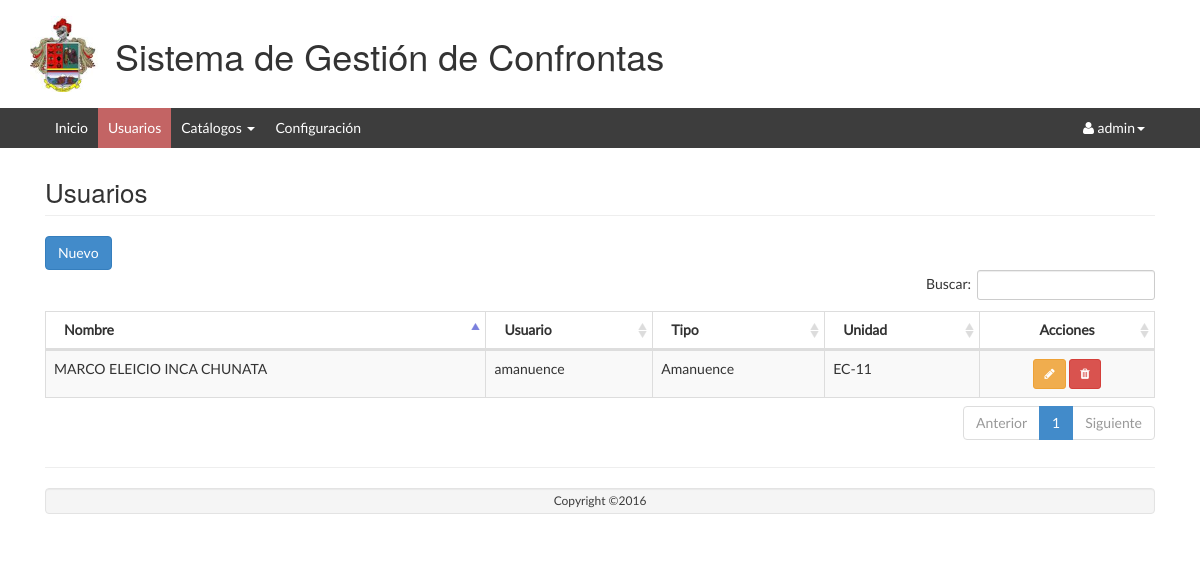
The page /Usuario/listar/ (signed in) on the database as committed earlier.
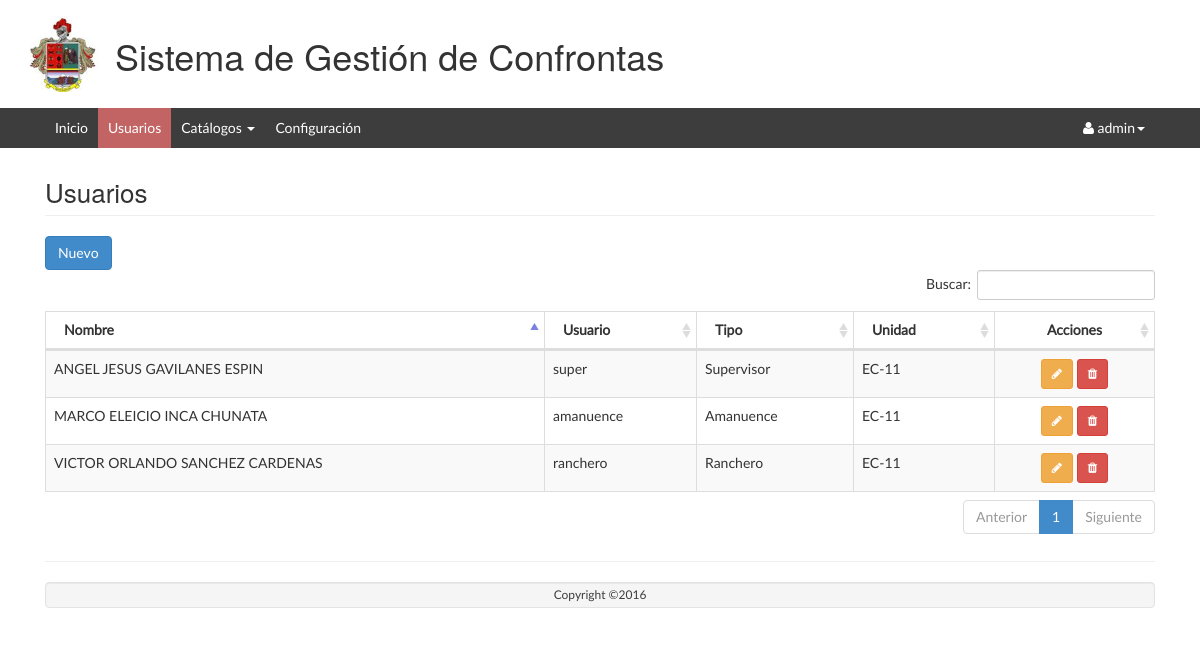
The same page on the database as committed later.
### tables this page shows
CREATE TABLE `usuario` (
  `id` int(11) NOT NULL AUTO_INCREMENT,
  `persona_id` int(11) NOT NULL,
  `tipo_usuario_id` int(11) NOT NULL,
  `usuario` varchar(64) NOT NULL,
  `password` varchar(128) NOT NULL,
  `activo` tinyint(4) NOT NULL DEFAULT '1',
  `unidad_id` int(11) DEFAULT '0',
  PRIMARY KEY (`id`),
  KEY `fk_usuario_tipo_usuario_idx` (`tipo_usuario_id`),
  KEY `fk_usuario_persona1_idx` (`persona_id`),
  CONSTRAINT `fk_usuario_persona1` FOREIGN KEY (`persona_id`) REFERENCES `persona` (`id`) ON DELETE NO ACTION ON UPDATE NO ACTION,
  CONSTRAINT `fk_usuario_tipo_usuario` FOREIGN KEY (`tipo_usuario_id`) REFERENCES `tipo_usuario` (`id`) ON DELETE NO ACTION ON UPDATE NO ACTION
);

CREATE TABLE `persona` (
  `id` int(11) NOT NULL AUTO_INCREMENT,
  `unidad_id` int(11) NOT NULL,
  `grado_persona_id` int(11) NOT NULL,
  `identificacion` varchar(10) NOT NULL,
  `nombres` varchar(128) NOT NULL,
  `apellidos` varchar(128) NOT NULL,
  `arma` varchar(45) DEFAULT NULL,
  `telefono` varchar(10) DEFAULT NULL,
  `celular` varchar(10) DEFAULT NULL,
  `tarjeta` tinyint(4) NOT NULL DEFAULT '0',
  `usuario_id` int(11) DEFAULT '0',
  `activo` int(11) NOT NULL DEFAULT '1',
  PRIMARY KEY (`id`),
  KEY `fk_persona_unidad1_idx` (`unidad_id`),
  KEY `fk_persona_grado_persona1_idx` (`grado_persona_id`),
  CONSTRAINT `fk_persona_grado_persona1` FOREIGN KEY (`grado_persona_id`) REFERENCES `grado_persona` (`id`) ON DELETE NO ACTION ON UPDATE NO ACTION,
  CONSTRAINT `fk_persona_unidad1` FOREIGN KEY (`unidad_id`) REFERENCES `unidad` (`id`) ON DELETE NO ACTION ON UPDATE NO ACTION
);

CREATE TABLE `tipo_usuario` (
  `id` int(11) NOT NULL AUTO_INCREMENT,
  `nombre` varchar(128) NOT NULL,
  `descripcion` varchar(256) NOT NULL,
  `activo` tinyint(4) NOT NULL DEFAULT '1',
  `clave` varchar(45) DEFAULT NULL,
  PRIMARY KEY (`id`)
);

CREATE TABLE `unidad` (
  `id` int(11) NOT NULL AUTO_INCREMENT,
  `nombre` varchar(128) NOT NULL,
  `descripcion` varchar(256) NOT NULL,
  `abreviatura` varchar(64) NOT NULL,
  `num_conscriptos` int(11) DEFAULT '0',
  `activo` tinyint(4) NOT NULL DEFAULT '1',
  `hora_inicio` time NOT NULL,
  `hora_fin` time NOT NULL,
  PRIMARY KEY (`id`)
);

### app/controllers/UsuarioController.php (called while the page is built, shortened)
<?php
require_once (PATH_MODELS . "/UsuarioModel.php");
class UsuarioController {
	public function listar() {
		$model = new UsuarioModel();
		$datos = $model->getlistadoUsuario($_SESSION['SESSION_USER']->id);
		require_once PATH_VIEWS."/Usuario/view.list.php";
	}
}

### index.php (called while the page is built, shortened)
<?php
if(isset($_GET['action'])){
	$redirect = ($_GET['action']!='')?$_GET['action']:"listar";
}
$controller = new $controllerName();
$controller->$redirect();
?>

### public/views/Usuario/index.php (called while the page is built, shortened)
<?php
require_once("../../../index.php");
?>

### app/models/UsuarioModel.php (called while the page is built, shortened)
<?php
require_once(PATH_MODELS."/BaseModel.php");
class UsuarioModel {
	public function getlistadoUsuario($usuario){
		$model = new BaseModel();
		$sql = "select u.*, n.abreviatura as unidad, t.nombre, p.nombres, p.apellidos from usuario as u
				inner join tipo_usuario as t on t.id = u.tipo_usuario_id
				inner join persona as p on p.id = u.persona_id
				left join unidad as n on n.id = u.unidad_id
				where u.activo = 1 and u.id <> ?";
		return $model->execSql($sql, array($usuario),true);
	}
}

### app/models/BaseModel.php (called while the page is built, shortened)
<?php
class BaseModel
{
	private $pdo;
	private function openConexion(){
		try{
			$this->pdo = new PDO('mysql:host='.HOSTNAME_DATABASE.';dbname='.DATABASE.';charset=utf8', USERNAME, PASSWORD);
			$this->pdo->setAttribute(PDO::ATTR_ERRMODE, PDO::ERRMODE_EXCEPTION);
		}
		catch(Exception $e){
			die($e->getMessage());
		}
	}
	private function closeConexion(){
		$this->pdo =  null;
	}
	public function execSql($sql,$parameters, $list = false, $obtainId = false){
		try	{
			$stm = $this->pdo->prepare($sql);
			$stm->execute($parameters);
			if($obtainId){
				$result = $this->pdo->lastInsertId();
			} else {
				if($list){
					$result = $stm->fetchAll(PDO::FETCH_OBJ);
				} else {
					$result = $stm->fetch(PDO::FETCH_OBJ);
				}
			}
		}catch(Exception $e){
			die($e->getMessage());
		}
		return $result;
	}
}

### public/views/Usuario/view.list.php (the view, shortened to what this page needs)
<?php include_once PATH_TEMPLATE.'/header.php';?>
<div class="row">
	<div class="col-lg-12">
    	<h1 class="page-header">Usuarios</h1>
   	</div>
</div>
<div class="row">
	<div class="col-lg-12">
		<button class="btn btn-primary" id="modalOpen">
			<i class="glyphicon glyphicon-plus"></i> Nuevo
		</button>
	</div>
	<table class="table table-striped table-bordered table-hover" id="dataTables-example">
    <thead>
	    <tr>
	    	<th>Nombre</th>
	    	<th>Usuario</th>
		    <th>Tipo</th>
		    <th>Unidad</th>
		    <th style="text-align: center;">Acciones</th>
	    </tr>
    </thead>
    <tbody>
    	<?php foreach ($datos as $item) {
    		echo "<tr><td>".$item->nombres." ".$item->apellidos."</td>";
    		echo "<td>".$item->usuario."</td>";
    		echo "<td>".$item->nombre."</td>";
    		echo "<td>".$item->unidad." </td>";
    		echo "<td align='center'><a href='javascript: loadModal(".$item->id.")' class='btn btn-warning btn-sm' title='Editar' ><i class='fa fa-pencil'></i></a>
					  <a href='javascript:if(confirm(\"Está seguro que desea eliminar el elemento seleccionado?\")){redirect(".$item->id.");}' class='btn btn-danger btn-sm' title='Eliminar'><i class='fa fa-trash'></i></a></td>";
    	}?>
    </tbody>
    </table>
</div>
<?php include_once PATH_TEMPLATE.'/footer.php';?>
<link href="<?php echo PATH_CSS; ?>/dataTables.bootstrap.css" rel="stylesheet">
<link href="<?php echo PATH_CSS; ?>/bootstrapValidator.min.css" rel="stylesheet">
</body>
</html>

### public/template/header.php (shortened to what this page needs)
<!DOCTYPE html>
<html>
<head>
    <link href="<?php echo PATH_CSS; ?>/bootstrap.min.css" rel="stylesheet" type="text/css" />
    <link href="<?php echo PATH_CSS; ?>/jquery-ui.min.css" rel="stylesheet" type="text/css" />
    <link href="<?php echo PATH_CSS; ?>/google-fonts.css" rel="stylesheet" type="text/css" />
    <link href="<?php echo PATH_CSS; ?>/font-awesome.min.css" rel="stylesheet" type="text/css" />
    <link href="<?php echo PATH_CSS; ?>/style.css" rel="stylesheet" type="text/css" />
      </head>
      <body class="skin-black">
         <div class="navbar navbar-inverse set-radius-zero">
        <div class="container">
            <div class="navbar-header" style="width: 100%">
                <a class="navbar-brand" href="index.html">
                    <img src="<?php echo PATH_IMAGES.'/ejercito.jpg'?>" width="70px"/>
                </a>
                <h1 style="padding-top: 15px;">Sistema de Gestión de Confrontas</h1>
            </div>
        </div>
    </div>
    <section class="menu-section">
        <div class="container">
            <div class="row">
               <?php $url = $_SERVER["REQUEST_URI"];?>
                    <div class="navbar-collapse collapse ">
                        <ul id="menu-top" class="nav navbar-nav">
                            <li class="<?php echo (strpos($url, '/Seguridad/inicio/'))?'menu-top-active':'';?>"><a href="../../Seguridad/inicio/">Inicio</a></li>
                            <?php if($_SESSION['SESSION_USER']->tipo==1):?>
                            	<li class="<?php echo (strpos($url, '/Usuario/listar/'))?'menu-top-active':'';?>"><a href="../../Usuario/listar/">Usuarios</a></li>
	                            <li class="dropdown <?php echo ((strpos($url, '/Unidad/'))||(strpos($url, '/Tipo/'))||(strpos($url, '/TipoNovedad/'))||(strpos($url, '/Grado/')))?'menu-top-active':'';?>">
	                            	<a data-submenu="" data-toggle="dropdown" tabindex="0" aria-expanded="false">Catálogos
	                            		<span class="caret"></span>
	                            	</a>
	                            </li>
	                            <li class="<?php echo (strpos($url, '/Parametro/listar/'))?'menu-top-active':'';?>"><a href="../../Parametro/editar/">Configuración</a></li>
                            <?php endif;?>
                        </ul>
                        <div class="navbar-right">
                    <ul class="nav navbar-nav" id="menu-top">
                        <li class="dropdown">
                            <a href="#" class="dropdown-toggle" data-toggle="dropdown">
                                <i class="fa fa-user"></i>
                                <span><?php echo $_SESSION['SESSION_USER']->usuario; ?><i class="caret"></i></span>
                            </a>
                                </li>
                            </ul>
                        </div>
                    </div>
            </div>
        </div>
    </section>
                <section class="content">
    <div class="content-wrapper">
        <div class="container">
            <div class="row">

### public/template/footer.php (shortened to what this page needs)
  <div class="row">
                <div class="col-xs-12">
                    <hr />
                    <footer class="text-center well">
                        <p>Copyright ©2016</p>
                    </footer>
                </div>
            </div>
</div>
</div>
</div>
 </section>

### public/web/css/style.css (style rules this page uses)
body { overflow-x: hidden!important; font-family: 'Lato', sans-serif; -webkit-font-smoothing: antialiased; min-height: 100%; background: #ffffff; }
.set-radius-zero { border-radius: 0px; -moz-border-radius: 0px; -webkit-border-radius: 0px; }
.menu-section { background-color: #3D3D3D; }
#menu-top a { color: #FFF; text-decoration: none; font-weight: 500; padding: 10px 10px 10px 10px; }
.menu-top-active { background-color: #C36464; }
.navbar-inverse { background-color: #C36464; border-color: transparent; }
.navbar { margin-bottom: 0px; }
footer { padding: 10px; color: #fff; font-size: 12px; background-color: #C36464; }
.navbar-inverse { border-color: transparent; margin-bottom: 0px; background-color: transparent; }
.well { margin-bottom: 0px; padding: 3px; color: #3d3d3d; }
p { margin: 0px; }
.content { padding: 20px 15px; background: #fff; overflow: auto; }
.row { margin-left: 0; margin-right: 0; }
.page-header { font-size: 26px; margin: 10px 0 20px; }

Rows that differ between the two databases and show on the page:
added usuario: persona.nombres "ANGEL JESUS", persona.apellidos "GAVILANES ESPIN", usuario "super", tipo_usuario.nombre "Supervisor", unidad.abreviatura "EC-11"
added usuario: persona.nombres "VICTOR ORLANDO", persona.apellidos "SANCHEZ CARDENAS", usuario "ranchero", tipo_usuario.nombre "Ranchero", unidad.abreviatura "EC-11"
